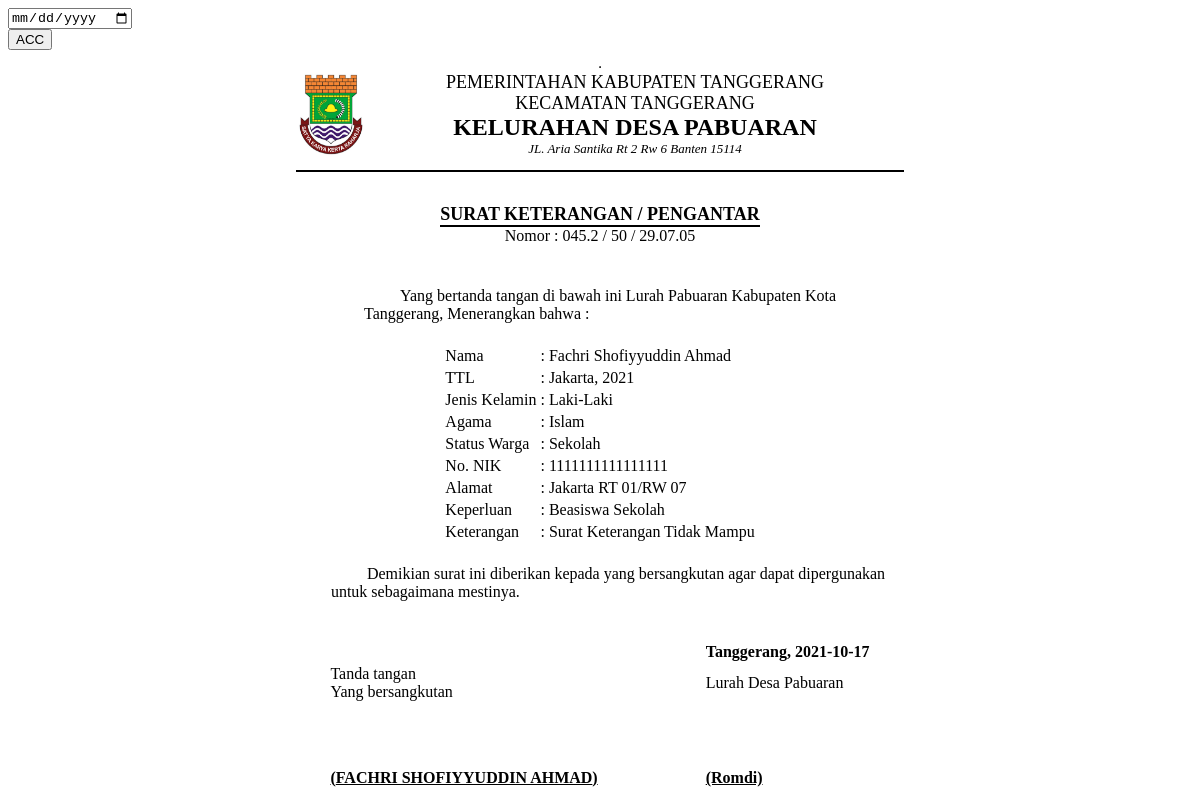
Page /demo1/view_sktm.php?id_request_sktm=50 on the committed database.
### tables this page shows
CREATE TABLE `data_request_sktm` (
  `id_request_sktm` int(11) NOT NULL,
  `nik` varchar(16) NOT NULL,
  `tanggal_request` timestamp NOT NULL DEFAULT current_timestamp(),
  `scan_ktp` text NOT NULL,
  `scan_kk` text NOT NULL,
  `keperluan` varchar(30) NOT NULL,
  `request` varchar(20) NOT NULL DEFAULT 'TIDAK MAMPU',
  `keterangan` varchar(50) NOT NULL DEFAULT 'Data sedang diperiksa oleh Staf',
  `status` int(11) NOT NULL DEFAULT 0,
  `acc` date NOT NULL
);

CREATE TABLE `data_user` (
  `nik` varchar(16) NOT NULL,
  `password` varchar(225) NOT NULL,
  `hak_akses` varchar(225) NOT NULL,
  `nama` varchar(30) NOT NULL,
  `tanggal_lahir` date NOT NULL,
  `tempat_lahir` varchar(30) NOT NULL,
  `jekel` varchar(20) NOT NULL,
  `agama` varchar(20) NOT NULL,
  `alamat` text NOT NULL,
  `telepon` varchar(13) NOT NULL,
  `status_warga` varchar(30) NOT NULL,
  `status_pernikahan` varchar(30) NOT NULL
);

### demo1/view_sktm.php (the view, shortened to what this page needs)
<?php include '../konek.php';?>
<link href="css/sweetalert.css" rel="stylesheet" type="text/css">
<?php
	if(isset($_GET['id_request_sktm'])){
		$id=$_GET['id_request_sktm'];
		$sql = "SELECT * FROM data_request_sktm natural join data_user WHERE id_request_sktm='$id'";
		$query = mysqli_query($konek,$sql);
        $data = mysqli_fetch_array($query,MYSQLI_BOTH);
        $id=$data['id_request_sktm'];
        $nik = $data['nik'];
		$nama = $data['nama'];
		$tempat = $data['tempat_lahir'];
        $tgl2 = $data['tanggal_request'];
        $format1 = date('Y', strtotime($tgl2));
		$agama = $data['agama'];
		$jekel = $data['jekel'];
		$nama = $data['nama'];
		$alamat = $data['alamat'];
        $status_warga = $data['status_warga'];
        $keperluan = $data['keperluan'];
        $request = $data['request'];
        $acc = $data['acc'];
	}
?>
                <div class="page-inner mt--5">
					<div class="row mt--2">
						<div class="col-md-6">
							<div class="card full-height">
								<div class="card-body">
								    <div class="card-tools">
                                        <form action="" method="POST">
                                            <div class="form-group">
                                                <input type="date" name="tgl_acc" class="form-control">
                                                <div class="form-group">
                                                    <input type="submit" name="ttd" value="ACC" class="btn btn-primary btn-sm">
                                                </div>
                                            </div>
                                        </form>
									</div>
								</div>
							</div>
						</div>
					</div>
					<div class="row">
						<div class="col-md-12">
							<div class="card">
								<div class="card-body">
                                <table border="1" align="center">
                                    <table border="0" align="center">
                                        <tr>
                                        <td><img src="img/logo.jpeg" width="70" height="87" alt=""></td>
                                        <td></td>
                                        <td></td>
                                        <td></td>
                                        <td></td>
                                        <td></td>
                                        <td></td>
                                        <td></td>
                                        <td></td>
                                        <td></td>
                                        <td></td>
                                        <td></td>
                                        <td></td>
                                        <td></td>
                                        <td></td>
                                        <td></td>
                                        <td></td>
                                        <td></td>
                                        <td></td>
                                        <td></td>
                                            <td>
                                                <center>
                                                    <font size="4">PEMERINTAHAN KABUPATEN TANGGERANG</font><br>
                                                    <font size="4">KECAMATAN TANGGERANG</font><br>
                                                    <font size="5"><b>KELURAHAN DESA PABUARAN</b></font><br>
                                                    <font size="2"><i>JL. Aria Santika Rt 2 Rw 6 Banten 15114</i></font><br>
                                                </center>
                                            </td>
                                        <td></td>
                                        <td></td>
                                        <td></td>
                                        <td></td>
                                        <td></td>
                                        <td></td>
                                        <td></td>
                                        <td></td>
                                        <td></td>
                                        <td></td>
                                        <td></td>
                                        <td></td>
                                        <td></td>
                                        <td></td>
                                        <td></td>
                                        <td></td>
                                        <td></td>
                                        <td></td>
                                        <td></td>
                                        <td></td>
                                        </tr>
                                        <tr>
                                            <td colspan="45"><hr color="black"></td>
                                        </tr>
                                    </table>
                                    <br>
                                    <table border="0" align="center">
                                        <tr>
                                            <td>
                                                <center>
                                                    <font size="4"><b>SURAT KETERANGAN / PENGANTAR</b></font><br>
                                                    <hr style="margin:0px" color="black">
                                                    <span>Nomor : 045.2 / <?php echo $id;?> / 29.07.05</span>
                                                </center>
                                            </td>
                                        </tr>
                                    </table>
                                    <br>
                                    <br>
                                    <table border="0" align="center">
                                        <tr>
                                            <td>
                                                &nbsp;&nbsp;&nbsp;&nbsp;&nbsp;&nbsp;&nbsp;&nbsp;&nbsp;Yang bertanda tangan di bawah ini Lurah Pabuaran Kabupaten Kota <br> Tanggerang, Menerangkan bahwa :
                                            </td>
                                        </tr>
                                    </table>
                                    <br>
                                    <table border="0" align="center">
                                        <tr>
                                            <td>Nama</td>
                                            <td>:</td>
                                            <td><?php echo $nama;?></td>
                                        </tr>
                                        <tr>
                                            <td>TTL</td>
                                            <td>:</td>
                                            <td><?php echo $tempat.", ".$format1;?></td>
                                        </tr>
                                        <tr>
                                            <td>Jenis Kelamin</td>
                                            <td>:</td>
                                            <td><?php echo $jekel;?></td>
                                        </tr>
                                        <tr>
                                            <td>Agama</td>
                                            <td>:</td>
                                            <td><?php echo $agama;?></td>
                                        </tr>
                                        <tr>
                                            <td>Status Warga</td>
                                            <td>:</td>
                                            <td><?php echo $status_warga;?></td>
                                        </tr>
                                        <tr>
                                            <td>No. NIK</td>
                                            <td>:</td>
                                            <td><?php echo $nik;?></td>
                                        </tr>
                                        <tr>
                                            <td>Alamat</td>
                                            <td>:</td>
                                            <td><?php echo $alamat;?></td>
                                        </tr>
                                        <tr>
                                            <td>Keperluan</td>
                                            <td>:</td>
                                            <td><?php echo $keperluan;?></td>
                                        </tr>
                                        <tr>
                                            <td>Keterangan</td>
                                            <td>:</td>
                                            <?php
                                                if($request=="TIDAK MAMPU"){
                                                    $request="Surat Keterangan Tidak Mampu";
                                                }
                                            ?>
                                            <td><?php echo $request;?></td>
                                        </tr>
                                    </table>
                                    <br>
                                    <table border="0" align="center">
                                        <tr>
                                            <td>
                                                &nbsp;&nbsp;&nbsp;&nbsp;&nbsp;&nbsp;&nbsp;&nbsp;&nbsp;&nbsp;&nbsp;&nbsp;&nbsp;Demikian surat ini diberikan kepada yang bersangkutan agar dapat dipergunakan<br>&nbsp;&nbsp;&nbsp;&nbsp;untuk sebagaimana mestinya.
                                            </td>
                                        </tr>
                                    </table>
                                    <br>
                                    <br>
                                    <table border="0" align="center">
                                        <tr>
                                            <th></th>
                                            <th width="100px"></th>
                                            <th>Tanggerang, <?php echo $acc;?></th>
                                        </tr>
                                        <tr>
                                            <td>Tanda tangan <br> Yang bersangkutan </td>
                                            <td></td>
                                            <td>Lurah Desa Pabuaran</td>
                                        </tr>
                                        <tr>
                                            <td rowspan="15"></td>
                                            <td></td>
                                            <td rowspan="15"></td>
                                        </tr>
                                        <tr>
                                            <td></td>
                                        </tr>
                                        <tr>
                                            <td></td>
                                        </tr>
                                        <tr>
                                            <td></td>
                                        </tr>
                                        <tr>
                                            <td></td>
                                        </tr>
                                        <tr>
                                            <td></td>
                                        </tr>
                                        <tr>
                                            <td></td>
                                        </tr>
                                        <tr>
                                            <td></td>
                                        </tr>
                                        <tr>
                                            <td></td>
                                        </tr>
                                        <tr>
                                            <td></td>
                                        </tr>
                                        <tr>
                                            <td></td>
                                        </tr>
                                        <tr>
                                            <td></td>
                                        </tr>
                                        <tr>
                                            <td></td>
                                        </tr><tr>
                                            <td></td>
                                        </tr><tr>
                                            <td></td>
                                        </tr><tr>
                                            <td></td>
                                        </tr>
                                        <tr>
                                            <td><b style="text-transform:uppercase"><u>(<?php echo $nama;?>)</u></b></td>
                                            <td></td>
                                            <td><b><u>(Romdi)</u></b></td>
                                        </tr>
                                    </table>
                                </table>
								</div>
							</div>
						</div>
					</div>
			</div>

### rows in the picture
data_request_sktm: id_request_sktm "50", nik.nama "Fachri Shofiyyuddin Ahmad", nik.tempat_lahir "Jakarta", tanggal_request "2021", nik.jekel "Laki-Laki", nik.agama "Islam", nik.status_warga "Sekolah", nik "1111111111111111", nik.alamat "Jakarta RT 01/RW 07", keperluan "Beasiswa Sekolah", request "Surat Keterangan Tidak Mampu", acc "2021-10-17", nik.nama "FACHRI SHOFIYYUDDIN AHMAD"
